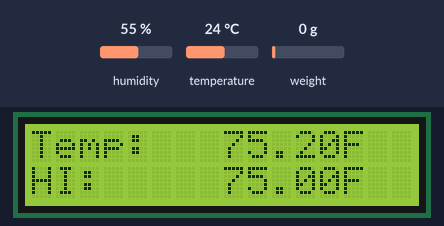
Recording of a sketch running on a simulated Arduino Uno, built with avr-gcc and run on an emulated ATmega328P. On the bench: 16×2 character LCD. The inputs (shaded band) are chosen by the test bench; at power-on: temperature 24 °C, humidity 55 %, weight on the scale 0 g. What the sketch prints to the serial monitor is not drawn.

Above: at 3.7 s.
3.8 s: temperature set to 28 °C
At 11.7 s:
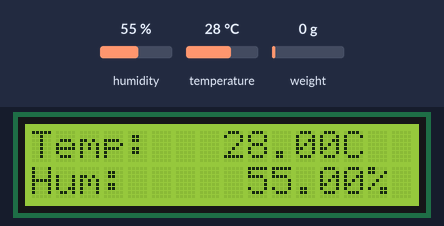
17.7 s: humidity set to 22 %
At 25.3 s:
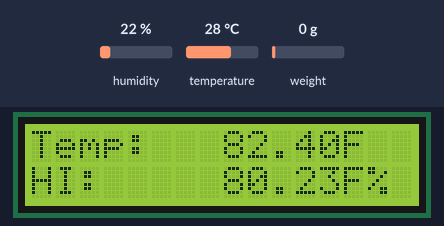
26.0 s: humidity set to 40 %
At 32.7 s:
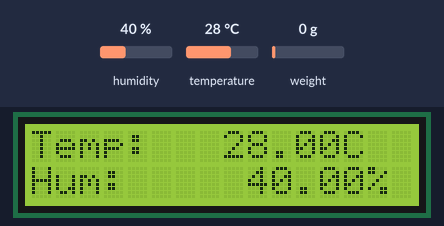
39.9 s: temperature set to 41 °C
At 53.6 s:
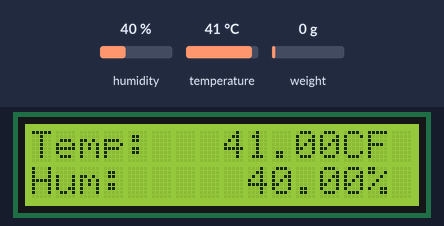
53.8 s: temperature set to 12 °C
At 68.4 s:
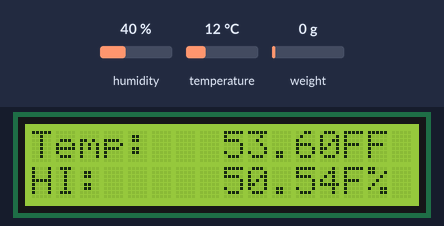
Timing chart, 0 to 68.7 s (numbered marks = the images above; inputs shaded):
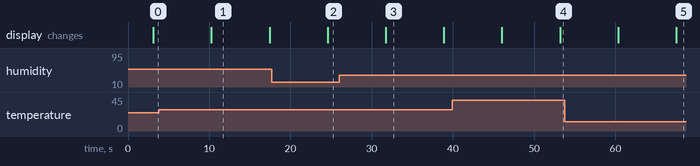

Measured:
- after the input at 3.8 s, the display: changes after 6.5 s (image 1)
- after the input at 17.7 s, the display: changes after 6.9 s (image 2)
- after the input at 26.0 s, the display: changes after 5.7 s (image 3)
- after the input at 39.9 s, the display: first changes after 6.1 s (image 4 shows a later state)
- after the input at 53.8 s, the display: first changes after 6.6 s (image 5 shows a later state)
- what the display in image 1 shows lasts 7.1 s, from 10.3 s to 17.4 s

The sketch:

plant-scale.ino
```cpp
// plant-scale.ino
// nicole scribner 2025-09-24

// LCD display of DHT11 temp/humidity sensor output.
// Based on Arduino and Elegoo tutorials for LCD screen and DHT11.

#include <DHT.h>
#include <LiquidCrystal.h>
#include "HX711.h"

#define DHTPIN 2
#define DHTTYPE DHT11
#define DOUTPIN 14
#define SCKPIN 15

// Initialize DHT sensor
DHT dht(DHTPIN, DHTTYPE);

// Initialize HX711 controller
HX711 scale(DOUTPIN, SCKPIN); //DOUT, SCK


// initialize the library by associating any needed LCD interface pin
// with the arduino pin number it is connected to

const int rs = 7, en = 8, d4 = 9, d5 = 10, d6 = 11, d7 = 12;
LiquidCrystal lcd(rs, en, d4, d5, d6, d7);

const char	tempmsg[] = "Temp:   ",
						hummsg[] = 	"Hum:     ",
						himsg[] = 	"HI:     ",
						degc[] =		"C",
						degf[] =		"F";

void setup() {
	// DHT
  Serial.begin(9600);
  Serial.println(F("DHTxx test!"));

  dht.begin();

  // LCD

  // set up the LCD's number of columns and rows:
  lcd.begin(16, 2);

	// SCALE
	scale.set_scale(2280.f);
	scale.tare();
}


void loop() {


	// DHT LOOP


  // Wait a few seconds between measurements.
	delay(2000);

  // Reading temperature or humidity takes about 250 milliseconds!
  // Sensor readings may also be up to 2 seconds 'old' (its a very slow sensor)
  float h = dht.readHumidity();
  // Read temperature as Celsius (the default)
  float t = dht.readTemperature();
  // Read temperature as Fahrenheit (isFahrenheit = true)
  float f = dht.readTemperature(true);

  // Check if any reads failed and exit early (to try again).
  if (isnan(h) || isnan(t) || isnan(f)) {
    Serial.println(F("Failed to read from DHT sensor!"));
    return;
  }

  // Compute heat index in Fahrenheit (the default)
  float hif = dht.computeHeatIndex(f, h);
  // Compute heat index in Celsius (isFahreheit = false)
  float hic = dht.computeHeatIndex(t, h, false);

  Serial.print(F("Humidity: "));
  Serial.print(h);
  Serial.print(F("%  Temperature: "));
  Serial.print(t);
  Serial.print(F("°C "));
  Serial.print(f);
  Serial.print(F("°F  Heat index: "));
  Serial.print(hic);
  Serial.print(F("°C "));
  Serial.print(hif);
  Serial.println(F("°F"));


  // LCD LOOP
	// ### ### ### ###
	// Temp:   00.00CC
	// 00.00 F    Hum:
	// 00.00 C  00.00%

	// Temp:   00.00 C
	// Hum:     00.00%
	// HI: 00.00/00.00
	if(millis() % 2 == 0)
	{
		lcd.setCursor(0,0);
		lcd.print(tempmsg);
		lcd.print(t);
		lcd.print(degc);
		lcd.setCursor(0,1);
		lcd.print(hummsg);
		lcd.print(h);
		lcd.print('%');
	}
	else
	{
		lcd.setCursor(0,0);
		lcd.print(tempmsg);
		lcd.print(f);
		lcd.print(degf);
		lcd.setCursor(0,1);
		lcd.print(himsg);
		lcd.print(hif);
		lcd.print(degf);
	}

	// SCALE
	Serial.print("one reading:\t");
	Serial.print(scale.get_units(), 1);
	scale.power_down();
	delay(5000);
	scale.power_up();
}
```
